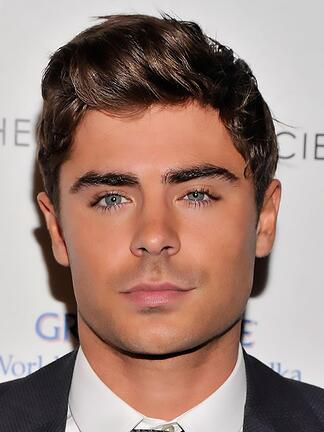
#> input picture WhatsApp Image 2024-10-09 at 3.17.15 PM.jpeg, 324 x 432 px
$ python image.py
#> lines starting #> are read from the running program, lines starting #| are printed output that depends on the picture
import os
import cv2
import numpy as np

# Path to the single image files (replace with actual file paths)
image_file_A = 'WhatsApp Image 2024-10-09 at 3.17.15 PM.jpeg'  # Example file path
image_file_B = 'WhatsApp Image 2024-10-09 at 3.17.15 PM.jpeg'  # Replace with actual second image file path

# Check if the files exist
if not os.path.isfile(image_file_A):
    raise FileNotFoundError(f"The file '{image_file_A}' does not exist. Please provide a valid file path.")
if not os.path.isfile(image_file_B):
    raise FileNotFoundError(f"The file '{image_file_B}' does not exist. Please provide a valid file path.")

# Load the images
def load_image(image_path):
    img = cv2.imread(image_path)
#> img is the input picture: shape (432, 324, 3); mean B, G, R 124.3, 133.6, 160.5
    if img is None:
        raise FileNotFoundError(f"Unable to load image: {image_path}")
    return cv2.resize(img, (128, 128))  # Resize to 128x128
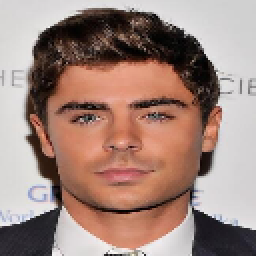
#> returned value: shape (128, 128, 3) (shown 2 times larger); mean of channels 0, 1, 2 124.2, 133.5, 160.4; drawn as B, G, R

# Load the images for Face A and Face B
image_A = load_image(image_file_A)
image_B = load_image(image_file_B)

# Convert to float32 for model input
image_A = np.array(image_A, dtype=np.float32) / 255.0
image_B = np.array(image_B, dtype=np.float32) / 255.0

# Ensure both images have the shape (128, 128, 3)
print("Image A shape:", image_A.shape)
#| Image A shape: (128, 128, 3)
print("Image B shape:", image_B.shape)
#| Image B shape: (128, 128, 3)

# Now you can proceed with your autoencoder model or further processing
